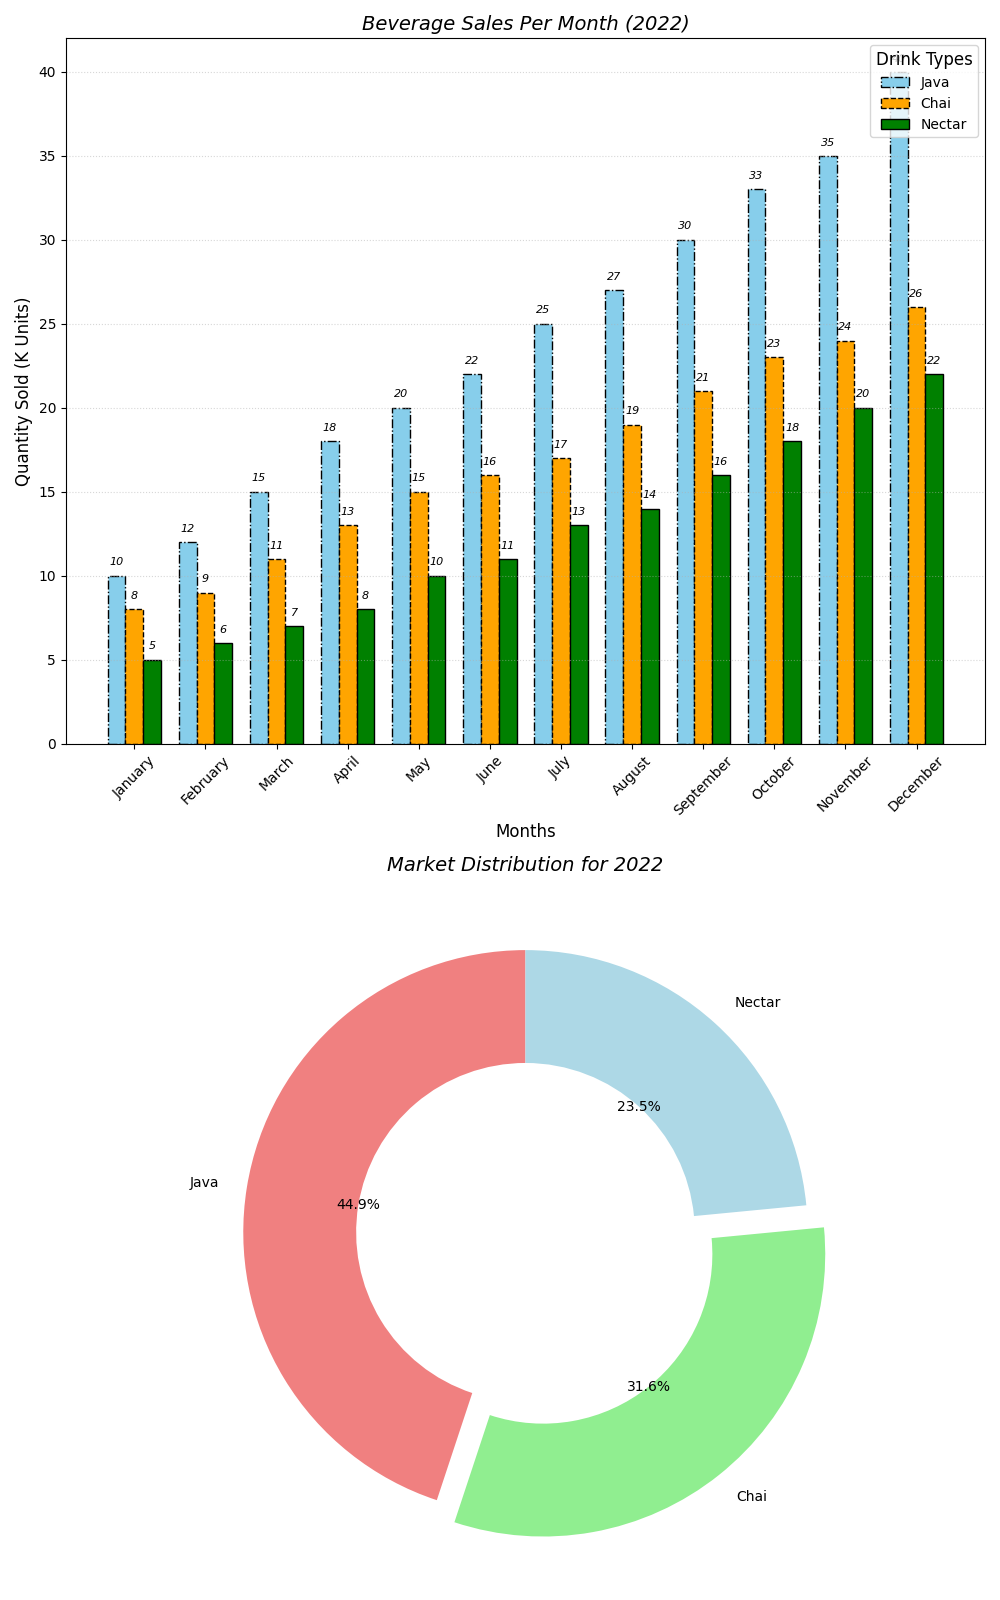

Write the Python code that produced this figure.
import matplotlib.pyplot as plt
import numpy as np

months = np.arange(1, 13)
coffee_sales = np.array([10, 12, 15, 18, 20, 22, 25, 27, 30, 33, 35, 40])
tea_sales = np.array([8, 9, 11, 13, 15, 16, 17, 19, 21, 23, 24, 26])
juice_sales = np.array([5, 6, 7, 8, 10, 11, 13, 14, 16, 18, 20, 22])

cumulative_sales = np.array([sum(coffee_sales), sum(tea_sales), sum(juice_sales)])
beverages = ['Java', 'Chai', 'Nectar']

fig, (ax1, ax2) = plt.subplots(2, 1, figsize=(10, 16))

# First subplot: Bar chart with modified styles
width = 0.25
ax1.bar(months - width, coffee_sales, width=width, color='skyblue', edgecolor='black', linestyle='-.', label='Java')
ax1.bar(months, tea_sales, width=width, color='orange', edgecolor='black', linestyle='--', label='Chai')
ax1.bar(months + width, juice_sales, width=width, color='green', edgecolor='black', linestyle='-', label='Nectar')

ax1.set_title('Beverage Sales Per Month (2022)', fontsize=14, fontweight='normal', style='italic')
ax1.set_xlabel('Months', fontsize=12)
ax1.set_ylabel('Quantity Sold (K Units)', fontsize=12)
ax1.set_xticks(months)
ax1.set_xticklabels(['January', 'February', 'March', 'April', 'May', 'June', 'July', 'August', 'September', 'October', 'November', 'December'], rotation=45)
ax1.legend(loc='upper right', fontsize=10, title='Drink Types', title_fontsize='12')
ax1.grid(axis='y', linestyle=':', alpha=0.5)

for i in range(len(months)):
    ax1.text(months[i] - width, coffee_sales[i] + 0.5, str(coffee_sales[i]), ha='center', va='bottom', fontsize=8, style='italic')
    ax1.text(months[i], tea_sales[i] + 0.5, str(tea_sales[i]), ha='center', va='bottom', fontsize=8, style='italic')
    ax1.text(months[i] + width, juice_sales[i] + 0.5, str(juice_sales[i]), ha='center', va='bottom', fontsize=8, style='italic')

# Second subplot: Donut chart with modified styles
ax2.pie(cumulative_sales, labels=beverages, colors=['lightcoral', 'lightgreen', 'lightblue'], autopct='%1.1f%%', startangle=90,
        explode=(0, 0.1, 0), wedgeprops=dict(width=0.4))
ax2.set_title('Market Distribution for 2022', fontsize=14, fontweight='normal', style='italic')

plt.tight_layout()
plt.show()
